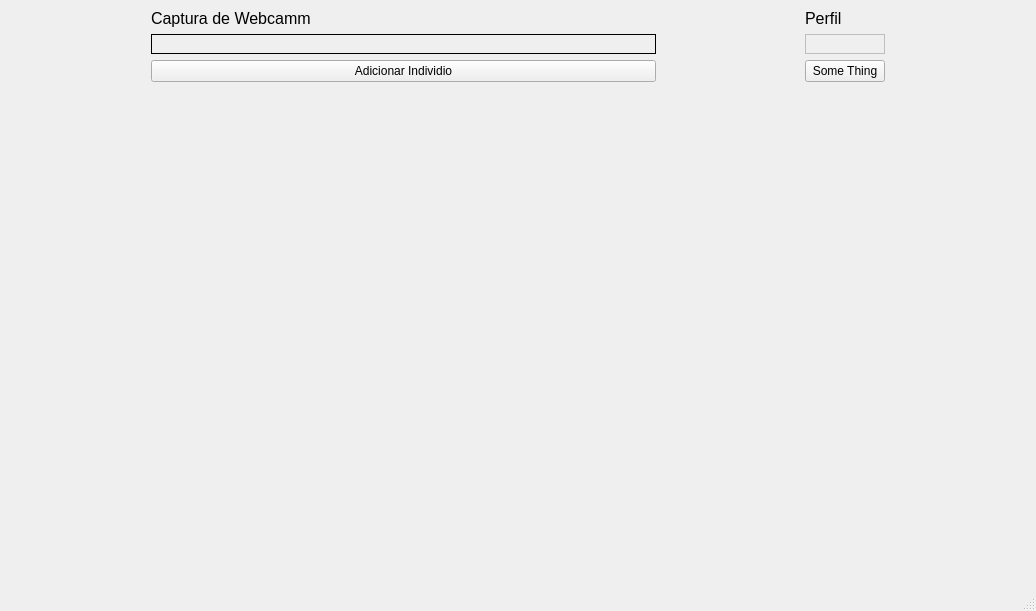
<?xml version="1.0" encoding="UTF-8"?>
<ui version="4.0">
 <class>MainWindow</class>
 <widget class="QMainWindow" name="MainWindow">
  <property name="geometry">
   <rect>
    <x>0</x>
    <y>0</y>
    <width>1036</width>
    <height>611</height>
   </rect>
  </property>
  <property name="windowTitle">
   <string>Protótipo de Reconhecimento Facial</string>
  </property>
  <property name="windowIcon">
   <iconset>
    <normaloff>img/profile.jpg</normaloff>img/profile.jpg</iconset>
  </property>
  <widget class="QWidget" name="centralwidget">
   <layout class="QGridLayout" name="gridLayout">
    <item row="1" column="2">
     <spacer name="horizontalSpacer">
      <property name="orientation">
       <enum>Qt::Horizontal</enum>
      </property>
      <property name="sizeHint" stdset="0">
       <size>
        <width>40</width>
        <height>20</height>
       </size>
      </property>
     </spacer>
    </item>
    <item row="0" column="3">
     <widget class="QLabel" name="label_2">
      <property name="font">
       <font>
        <pointsize>12</pointsize>
       </font>
      </property>
      <property name="text">
       <string>Perfil</string>
      </property>
     </widget>
    </item>
    <item row="1" column="4">
     <spacer name="horizontalSpacer_2">
      <property name="orientation">
       <enum>Qt::Horizontal</enum>
      </property>
      <property name="sizeHint" stdset="0">
       <size>
        <width>40</width>
        <height>20</height>
       </size>
      </property>
     </spacer>
    </item>
    <item row="0" column="1">
     <widget class="QLabel" name="label">
      <property name="font">
       <font>
        <pointsize>12</pointsize>
       </font>
      </property>
      <property name="text">
       <string>Captura de Webcamm</string>
      </property>
     </widget>
    </item>
    <item row="1" column="1">
     <widget class="QLabel" name="imgLabel">
      <property name="minimumSize">
       <size>
        <width>505</width>
        <height>0</height>
       </size>
      </property>
      <property name="frameShape">
       <enum>QFrame::Box</enum>
      </property>
      <property name="text">
       <string/>
      </property>
     </widget>
    </item>
    <item row="1" column="3">
     <widget class="QLabel" name="imgLabel_2">
      <property name="enabled">
       <bool>false</bool>
      </property>
      <property name="frameShape">
       <enum>QFrame::Box</enum>
      </property>
      <property name="text">
       <string/>
      </property>
      <property name="pixmap">
       <pixmap>img/profile.jpg</pixmap>
      </property>
      <property name="scaledContents">
       <bool>true</bool>
      </property>
     </widget>
    </item>
    <item row="1" column="0">
     <spacer name="horizontalSpacer_3">
      <property name="orientation">
       <enum>Qt::Horizontal</enum>
      </property>
      <property name="sizeHint" stdset="0">
       <size>
        <width>40</width>
        <height>20</height>
       </size>
      </property>
     </spacer>
    </item>
    <item row="4" column="3">
     <spacer name="verticalSpacer_2">
      <property name="orientation">
       <enum>Qt::Vertical</enum>
      </property>
      <property name="sizeHint" stdset="0">
       <size>
        <width>20</width>
        <height>40</height>
       </size>
      </property>
     </spacer>
    </item>
    <item row="2" column="1">
     <widget class="QPushButton" name="adicionarDialogButton">
      <property name="text">
       <string>Adicionar Individio</string>
      </property>
     </widget>
    </item>
    <item row="3" column="1" rowspan="2">
     <spacer name="verticalSpacer">
      <property name="orientation">
       <enum>Qt::Vertical</enum>
      </property>
      <property name="sizeHint" stdset="0">
       <size>
        <width>20</width>
        <height>40</height>
       </size>
      </property>
     </spacer>
    </item>
    <item row="2" column="3">
     <widget class="QPushButton" name="pushButton">
      <property name="text">
       <string>Some Thing</string>
      </property>
     </widget>
    </item>
   </layout>
  </widget>
  <widget class="QMenuBar" name="menubar">
   <property name="geometry">
    <rect>
     <x>0</x>
     <y>0</y>
     <width>1036</width>
     <height>21</height>
    </rect>
   </property>
  </widget>
  <widget class="QStatusBar" name="statusbar"/>
 </widget>
 <resources/>
 <connections/>
</ui>
